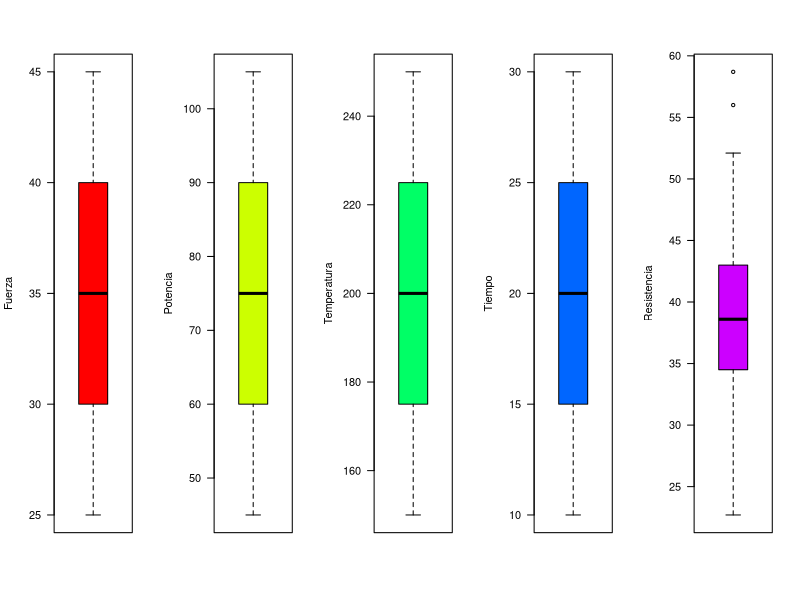
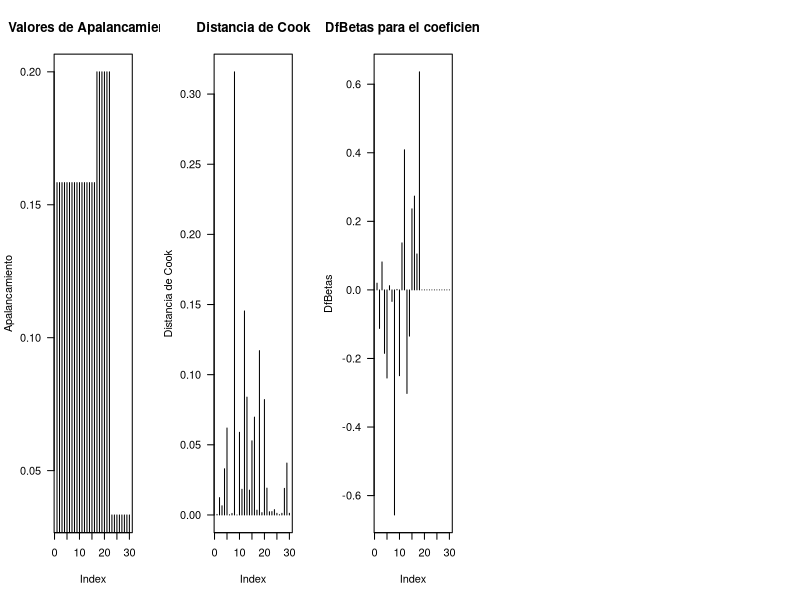

These charts were generated, in order, by the following R code:
## ---- chunk 1
knitr::opts_chunk$set(echo = TRUE)
## ---- chunk 2
D = read.csv('AlCorte.csv')
## ---- chunk 3
n = 5 #número de variables
d = matrix(NA,ncol=8,nrow=n)
for(i in 1:n){
  d[i,]<-c(as.numeric(summary(D[,i])), sd(D[ ,i]), sd(D[ ,i])/mean(D[ ,i]))
}
m = as.data.frame(d)
variables = names(D)
row.names(m) = variables
names(m) = c("Minimo","Q1","Mediana","Media","Q3","Máximo","Desv Est", "CV")
round(m,2)
## ---- chunk 4
cor(D)
## ---- chunk 5
colores = rainbow(5)
par(mfrow=c(1,5), las=1)
boxplot(D[1], col=colores[1], ylab=variables[1])
boxplot(D[2], col=colores[2], ylab=variables[2])
boxplot(D[3], col=colores[3], ylab=variables[3])
boxplot(D[4], col=colores[4], ylab=variables[4])
boxplot(D[5], col=colores[5], ylab=variables[5])

## ---- chunk 6
R = lm(Resistencia ~ . , data = D)
step(R, direction="both", trace=1)
## ---- chunk 7
n = length(D)
R = lm(Resistencia ~ . , data = D)
step(R, direction="both", k=log(n))
extractAIC(R, k=log(n))
## ---- chunk 8
HQC = step(R, direction="both", k=2*log(log(n)))
## ---- chunk 9
BestModel = lm(Resistencia ~ Fuerza + Potencia + Temperatura, data = D)
summary(BestModel)
# Economía de las variables
#Significación global (Prueba para el modelo)
#Significación individual (Prueba para cada 𝛽𝑖)
#Variación explicada por el modelo
## ---- chunk 10
confint(BestModel)
## ---- chunk 11
leverage = hatvalues(BestModel)
plot(leverage, type="h", main="Valores de Apalancamiento", ylab="Apalancamiento")
abline(h = 2*mean(leverage), col="red") # Límite comúnmente usado

high_leverage_points = which(leverage > 2*mean(leverage))
D[high_leverage_points, ]
## ---- chunk 12
# Distancia de cook
#cooks.distance(BestModel)
#I = influence.measures(BestModel)
#summary(I)

cooksdistance <- cooks.distance(BestModel)
plot(cooksdistance, type="h", main="Distancia de Cook", ylab="Distancia de Cook")
abline(h = 1, col="red")

puntos_influyentes = which(cooksdistance > 1)

D[puntos_influyentes, ]

## ---- chunk 13
dfbetas_values = dfbetas(BestModel)
#Calcula la DfBeta de los n datos para cada 𝛽𝑗
#Gráfico auxiliar, para la variable 2:
plot(dfbetas_values[, 2], type="h", main="DfBetas para el coeficiente 2", ylab="DfBetas")
abline(h = c(-1, 1), col="red") # Límites comunes
#Cuenta e identifica cuántos datos atípicos hay:
puntos_influyentes = which(abs(dfbetas_values[, 2]) > 1)
